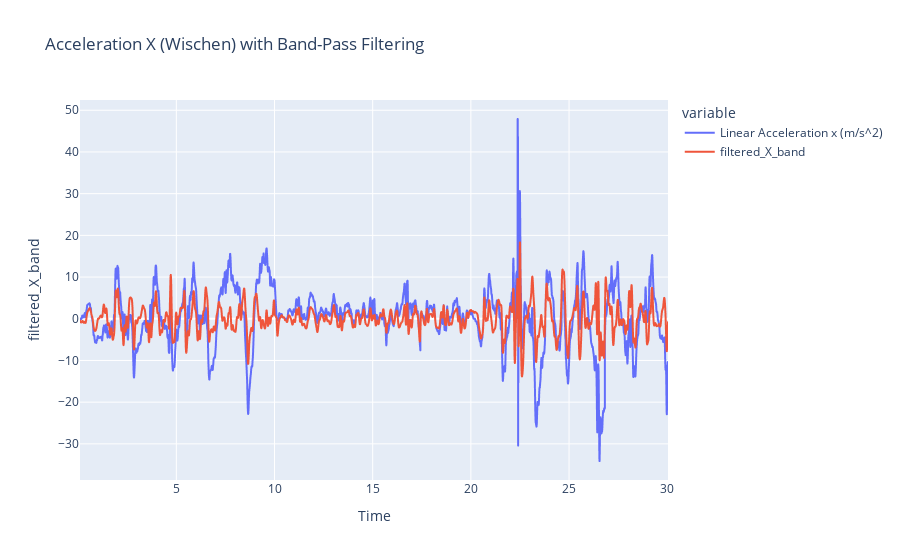
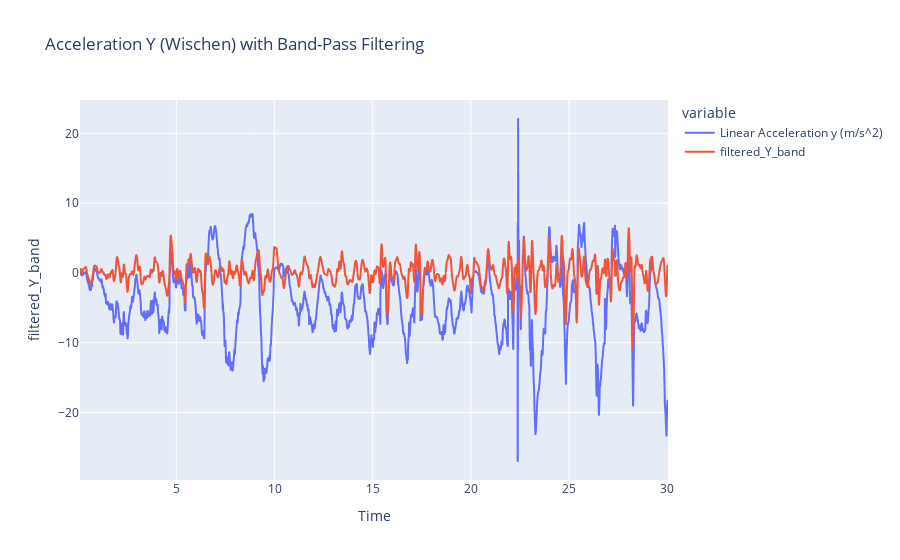
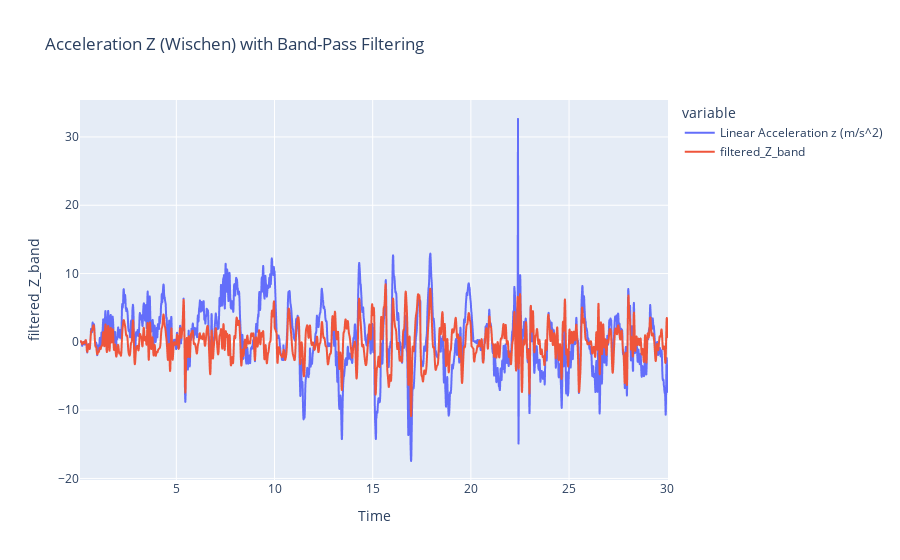
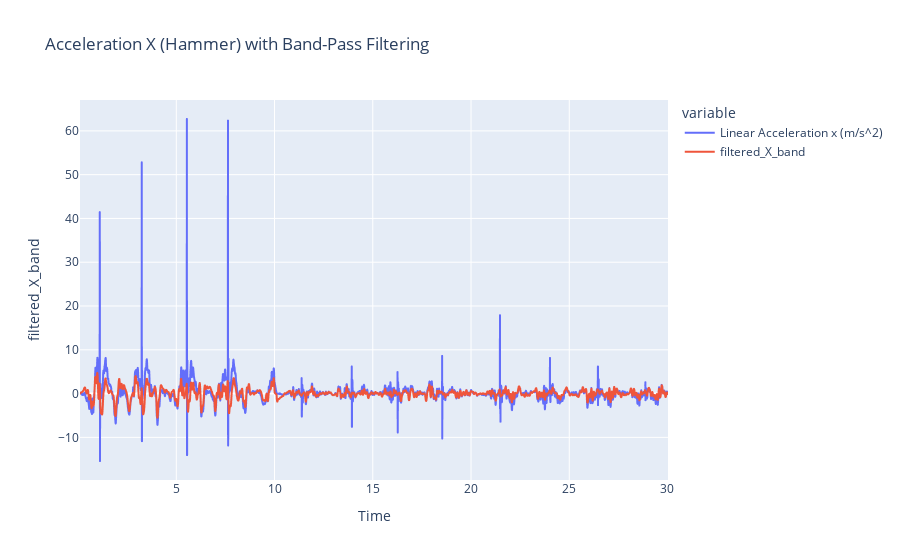

The notebook cell saved with these charts, in order:
### Markdown cell above
# Frequenzfilter

Hier wird das Rauschen reduziert. Dafür nutzen wir Butterworth aus der Vorlesung. Damit werden hoch- bzw. niederfrequente Signale gefiltert. 
Zuerst folgen die niederfrequenten Signale, dann die hochfrequenten:

### Code cell
filtered_dataframeHammer = dataframeHammer.copy()
filtered_dataframeWischen = dataframeWischen.copy()

filter_order = 4  

low_cutoff = 0.5
high_cutoff = 5 

# Hier nutzen wir den butterwort filter um die Daten zu glätten
b, a = butter(filter_order, [low_cutoff, high_cutoff], btype='band', analog=False, fs =100)

# Wende den Filter auf die Beschleunigungssignale an
filtered_dataframeWischen['filtered_X_band'] = filtfilt(b, a, dataframeWischen['Linear Acceleration x (m/s^2)'])
filtered_dataframeWischen['filtered_Y_band'] = filtfilt(b, a, dataframeWischen['Linear Acceleration y (m/s^2)'])
filtered_dataframeWischen['filtered_Z_band'] = filtfilt(b, a, dataframeWischen['Linear Acceleration z (m/s^2)'])

plot_filter(filtered_dataframeWischen, 'Linear Acceleration x (m/s^2)', 'filtered_X_band', 'Acceleration X (Wischen) with Band-Pass Filtering')
plot_filter(filtered_dataframeWischen, 'Linear Acceleration y (m/s^2)', 'filtered_Y_band', 'Acceleration Y (Wischen) with Band-Pass Filtering')
plot_filter(filtered_dataframeWischen, 'Linear Acceleration z (m/s^2)', 'filtered_Z_band', 'Acceleration Z (Wischen) with Band-Pass Filtering')

filtered_dataframeHammer['filtered_X_band'] = filtfilt(b, a, dataframeHammer['Linear Acceleration x (m/s^2)'])
filtered_dataframeHammer['filtered_Y_band'] = filtfilt(b, a, dataframeHammer['Linear Acceleration y (m/s^2)'])
filtered_dataframeHammer['filtered_Z_band'] = filtfilt(b, a, dataframeHammer['Linear Acceleration z (m/s^2)'])

plot_filter(filtered_dataframeHammer, 'Linear Acceleration x (m/s^2)', 'filtered_X_band', 'Acceleration X (Hammer) with Band-Pass Filtering')
plot_filter(filtered_dataframeHammer, 'Linear Acceleration y (m/s^2)', 'filtered_Y_band', 'Acceleration Y (Hammer) with Band-Pass Filtering')
plot_filter(filtered_dataframeHammer, 'Linear Acceleration z (m/s^2)', 'filtered_Z_band', 'Acceleration Z (Hammer) with Band-Pass Filtering')

### Figure 1 — Plotly figure (JSON) as saved in the notebook; plotly's stock layout.template omitted (floating-point values rounded to 4 significant figures; data arrays with more than 128 entries replaced by an {"elided": "..."} marker saying what was removed)
{"data": [{"hovertemplate": "variable=Linear Acceleration x (m/s^2)<br>Time (s)=%{x}<br>value=%{y}<extra></extra>", "legendgroup": "Linear Acceleration x (m/s^2)", "line": {"color": "#636efa", "dash": "solid"}, "marker": {"symbol": "circle"}, "mode": "lines", "name": "Linear Acceleration x (m/s^2)", "showlegend": true, "type": "scattergl", "x": {"elided": "5974 float values"}, "xaxis": "x", "y": {"elided": "5974 float values"}, "yaxis": "y"}, {"hovertemplate": "variable=filtered_X_band<br>Time (s)=%{x}<br>value=%{y}<extra></extra>", "legendgroup": "filtered_X_band", "line": {"color": "#EF553B", "dash": "solid"}, "marker": {"symbol": "circle"}, "mode": "lines", "name": "filtered_X_band", "showlegend": true, "type": "scattergl", "x": {"elided": "5974 float values"}, "xaxis": "x", "y": {"elided": "5974 float values"}, "yaxis": "y"}], "layout": {"legend": {"title": {"text": "variable"}, "tracegroupgap": 0}, "title": {"text": "Acceleration X (Wischen) with Band-Pass Filtering"}, "xaxis": {"anchor": "y", "domain": [0, 1], "title": {"text": "Time"}}, "yaxis": {"anchor": "x", "domain": [0, 1], "title": {"text": "filtered_X_band"}}}}

### Figure 2 — Plotly figure (JSON) as saved in the notebook; plotly's stock layout.template omitted (floating-point values rounded to 4 significant figures; data arrays with more than 128 entries replaced by an {"elided": "..."} marker saying what was removed)
{"data": [{"hovertemplate": "variable=Linear Acceleration y (m/s^2)<br>Time (s)=%{x}<br>value=%{y}<extra></extra>", "legendgroup": "Linear Acceleration y (m/s^2)", "line": {"color": "#636efa", "dash": "solid"}, "marker": {"symbol": "circle"}, "mode": "lines", "name": "Linear Acceleration y (m/s^2)", "showlegend": true, "type": "scattergl", "x": {"elided": "5974 float values"}, "xaxis": "x", "y": {"elided": "5974 float values"}, "yaxis": "y"}, {"hovertemplate": "variable=filtered_Y_band<br>Time (s)=%{x}<br>value=%{y}<extra></extra>", "legendgroup": "filtered_Y_band", "line": {"color": "#EF553B", "dash": "solid"}, "marker": {"symbol": "circle"}, "mode": "lines", "name": "filtered_Y_band", "showlegend": true, "type": "scattergl", "x": {"elided": "5974 float values"}, "xaxis": "x", "y": {"elided": "5974 float values"}, "yaxis": "y"}], "layout": {"legend": {"title": {"text": "variable"}, "tracegroupgap": 0}, "title": {"text": "Acceleration Y (Wischen) with Band-Pass Filtering"}, "xaxis": {"anchor": "y", "domain": [0, 1], "title": {"text": "Time"}}, "yaxis": {"anchor": "x", "domain": [0, 1], "title": {"text": "filtered_Y_band"}}}}

### Figure 3 — Plotly figure (JSON) as saved in the notebook; plotly's stock layout.template omitted (floating-point values rounded to 4 significant figures; data arrays with more than 128 entries replaced by an {"elided": "..."} marker saying what was removed)
{"data": [{"hovertemplate": "variable=Linear Acceleration z (m/s^2)<br>Time (s)=%{x}<br>value=%{y}<extra></extra>", "legendgroup": "Linear Acceleration z (m/s^2)", "line": {"color": "#636efa", "dash": "solid"}, "marker": {"symbol": "circle"}, "mode": "lines", "name": "Linear Acceleration z (m/s^2)", "showlegend": true, "type": "scattergl", "x": {"elided": "5974 float values"}, "xaxis": "x", "y": {"elided": "5974 float values"}, "yaxis": "y"}, {"hovertemplate": "variable=filtered_Z_band<br>Time (s)=%{x}<br>value=%{y}<extra></extra>", "legendgroup": "filtered_Z_band", "line": {"color": "#EF553B", "dash": "solid"}, "marker": {"symbol": "circle"}, "mode": "lines", "name": "filtered_Z_band", "showlegend": true, "type": "scattergl", "x": {"elided": "5974 float values"}, "xaxis": "x", "y": {"elided": "5974 float values"}, "yaxis": "y"}], "layout": {"legend": {"title": {"text": "variable"}, "tracegroupgap": 0}, "title": {"text": "Acceleration Z (Wischen) with Band-Pass Filtering"}, "xaxis": {"anchor": "y", "domain": [0, 1], "title": {"text": "Time"}}, "yaxis": {"anchor": "x", "domain": [0, 1], "title": {"text": "filtered_Z_band"}}}}

### Figure 4 — Plotly figure (JSON) as saved in the notebook; plotly's stock layout.template omitted (floating-point values rounded to 4 significant figures; data arrays with more than 128 entries replaced by an {"elided": "..."} marker saying what was removed)
{"data": [{"hovertemplate": "variable=Linear Acceleration x (m/s^2)<br>Time (s)=%{x}<br>value=%{y}<extra></extra>", "legendgroup": "Linear Acceleration x (m/s^2)", "line": {"color": "#636efa", "dash": "solid"}, "marker": {"symbol": "circle"}, "mode": "lines", "name": "Linear Acceleration x (m/s^2)", "showlegend": true, "type": "scattergl", "x": {"elided": "5972 float values"}, "xaxis": "x", "y": {"elided": "5972 float values"}, "yaxis": "y"}, {"hovertemplate": "variable=filtered_X_band<br>Time (s)=%{x}<br>value=%{y}<extra></extra>", "legendgroup": "filtered_X_band", "line": {"color": "#EF553B", "dash": "solid"}, "marker": {"symbol": "circle"}, "mode": "lines", "name": "filtered_X_band", "showlegend": true, "type": "scattergl", "x": {"elided": "5972 float values"}, "xaxis": "x", "y": {"elided": "5972 float values"}, "yaxis": "y"}], "layout": {"legend": {"title": {"text": "variable"}, "tracegroupgap": 0}, "title": {"text": "Acceleration X (Hammer) with Band-Pass Filtering"}, "xaxis": {"anchor": "y", "domain": [0, 1], "title": {"text": "Time"}}, "yaxis": {"anchor": "x", "domain": [0, 1], "title": {"text": "filtered_X_band"}}}}
